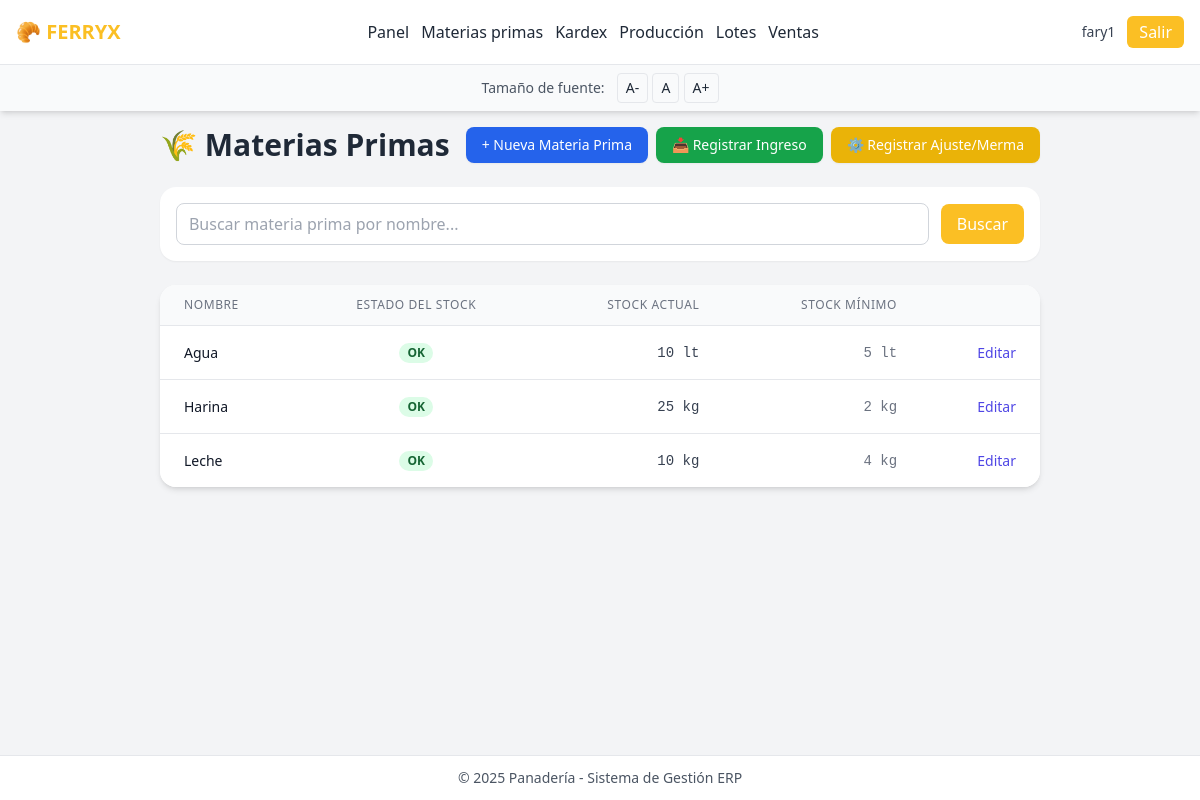
The page /mp/ (signed in) on the database its author committed.
### inventario/models.py (models this page shows, shortened)
class User(AbstractUser):
    suscripcion = models.ForeignKey(
        SuscripcionCliente,
        on_delete=models.CASCADE,
        related_name="miembros",
        null=True,
        blank=True
    )
    groups = models.ManyToManyField(
        Group,
        verbose_name='groups',
        blank=True,
        help_text='The groups this user belongs to.',
        related_name="inventario_user_groups",
        related_query_name="user",
    )
    user_permissions = models.ManyToManyField(
        Permission,
        verbose_name='user permissions',
        blank=True,
        help_text='Specific permissions for this user.',
        related_name="inventario_user_permissions",
        related_query_name="user",
    )

class MateriaPrima(models.Model):
    suscripcion = models.ForeignKey(SuscripcionCliente, on_delete=models.CASCADE, related_name="materias_primas")
    nombre = models.CharField(max_length=120)
    unidad = models.ForeignKey(UnidadMedida, on_delete=models.PROTECT)
    stock = models.DecimalField(max_digits=12, decimal_places=3, default=0)
    stock_minimo = models.DecimalField(max_digits=12, decimal_places=3, default=0)
    activo = models.BooleanField(default=True)
    created_at = models.DateTimeField(auto_now_add=True)
    class Meta:
        ordering = ["nombre"]
        unique_together = ("suscripcion", "nombre")
    @property
    def stock_fmt(self) -> str: return fmt1(self.stock)
    @property
    def stock_minimo_fmt(self) -> str: return fmt1(self.stock_minimo)

class UnidadMedida(models.Model):
    nombre = models.CharField(max_length=50, unique=True)

### inventario/views.py (the view)
# urls.py: path("mp/", views.MPListView.as_view(), name="mp_list"),
class MPListView(LoginRequiredMixin, PermissionRequiredMixin, ListView):
    permission_required = "inventario.view_materiaprima"
    model = MateriaPrima; template_name = "mp_list.html"
    context_object_name = "items"; paginate_by = 50
    def get_queryset(self):
        return super().get_queryset().filter(suscripcion=self.request.user.suscripcion)

### inventario/models.py (called while the page is built)
def fmt1(value) -> str:
    try:
        d = Decimal(value or 0)
    except Exception:
        return str(value)
    q = d.quantize(Decimal("0.1"), rounding=ROUND_HALF_UP)
    return f"{int(q)}" if q == q.to_integral() else f"{q.normalize():f}"

### inventario/templates/mp_list.html (shortened to what this page needs)
{% extends "base.html" %}
{% block content %}
<div class="flex flex-col sm:flex-row justify-between items-start sm:items-center mb-6 gap-4">
  <h1 class="text-3xl font-bold text-gray-800">🌾 Materias Primas</h1>
  <div class="flex flex-wrap gap-2">
    <a href="{% url 'inventario:mp_create' %}" class="px-4 py-2 bg-blue-600 text-white rounded-lg text-sm font-medium hover:bg-blue-700 transition shadow-sm">
      + Nueva Materia Prima
    </a>
    <a href="{% url 'inventario:mp_ingreso' %}" class="px-4 py-2 bg-green-600 text-white rounded-lg text-sm font-medium hover:bg-green-700 transition shadow-sm">
      📥 Registrar Ingreso
    </a>
    <a href="{% url 'inventario:mp_ajuste' %}" class="px-4 py-2 bg-yellow-500 text-white rounded-lg text-sm font-medium hover:bg-yellow-600 transition shadow-sm">
      ⚙️ Registrar Ajuste/Merma
    </a>
  </div>
</div>
<div class="bg-white p-4 rounded-2xl shadow-sm mb-6">
  <form method="get" class="flex items-center gap-3">
    <div class="w-full">
      <input
        type="text"
        name="q"
        placeholder="Buscar materia prima por nombre..."
        value="{{ request.GET.q }}"
        class="w-full px-3 py-2 border border-gray-300 rounded-lg focus:outline-none focus:ring-2 focus:ring-panaderia"
      >
    </div>
    <button type="submit" class="px-4 py-2 rounded-lg bg-panaderia text-white hover:bg-yellow-500 font-medium">
      Buscar
    </button>
  </form>
</div>
<div class="hidden md:block bg-white rounded-2xl shadow-md overflow-hidden">
  <table class="min-w-full divide-y divide-gray-200">
    <thead class="bg-gray-50">
      <tr>
        <th scope="col" class="px-6 py-3 text-left text-xs font-medium text-gray-500 uppercase tracking-wider">Nombre</th>
        <th scope="col" class="px-6 py-3 text-center text-xs font-medium text-gray-500 uppercase tracking-wider">Estado del Stock</th>
        <th scope="col" class="px-6 py-3 text-right text-xs font-medium text-gray-500 uppercase tracking-wider">Stock Actual</th>
        <th scope="col" class="px-6 py-3 text-right text-xs font-medium text-gray-500 uppercase tracking-wider">Stock Mínimo</th>
        <th scope="col" class="relative px-6 py-3"><span class="sr-only">Acciones</span></th>
      </tr>
    </thead>
    <tbody class="bg-white divide-y divide-gray-200">
      {% for i in page_obj %}
        <tr class="hover:bg-gray-50 transition">
          <td class="px-6 py-4 whitespace-nowrap text-sm font-medium text-gray-900">{{ i.nombre }}</td>
          <td class="px-6 py-4 whitespace-nowrap text-sm text-center">
            {% if i.stock <= i.stock_minimo %}
              <span class="px-2 inline-flex text-xs leading-5 font-semibold rounded-full bg-red-100 text-red-800">
                BAJO STOCK
              </span>
            {% else %}
              <span class="px-2 inline-flex text-xs leading-5 font-semibold rounded-full bg-green-100 text-green-800">
                OK
              </span>
            {% endif %}
          </td>
          <td class="px-6 py-4 whitespace-nowrap text-sm text-gray-700 text-right font-mono">{{ i.stock_fmt }} {{ i.unidad.nombre }}</td>
          <td class="px-6 py-4 whitespace-nowrap text-sm text-gray-500 text-right font-mono">{{ i.stock_minimo_fmt }} {{ i.unidad.nombre }}</td>
          <td class="px-6 py-4 whitespace-nowrap text-right text-sm font-medium">
            <a href="#" class="text-indigo-600 hover:text-indigo-900">Editar</a>
          </td>
        </tr>
      {% empty %}
        <tr>
          <td colspan="5" class="px-6 py-12 text-center text-gray-500 italic">No se encontraron materias primas.</td>
        </tr>
      {% endfor %}
    </tbody>
  </table>
</div>
{% endblock %}

### inventario/templates/base.html (shortened to what this page needs)
{% load static %}
<!doctype html>
<html lang="es">
<head>
  <script src="https://cdn.tailwindcss.com"></script>
</head>
<body class="bg-gray-100 text-gray-800 min-h-screen flex flex-col">
  <header class="bg-white shadow-md sticky top-0 z-50">
    <div class="max-w-7xl mx-auto flex justify-between items-center p-4">
      <a href="{% url 'inventario:panel' %}" class="text-xl font-bold text-panaderia">🥐 FERRYX </a>
      {% if user.is_authenticated %}
      <nav class="hidden md:flex flex-wrap gap-3">
        <a href="{% url 'inventario:panel' %}" class="hover:text-panaderia">Panel</a>
        {% if perms.inventario.view_materiaprima %}
          <a href="{% url 'inventario:mp_list' %}" class="hover:text-panaderia">Materias primas</a>
        {% endif %}
        {% if perms.inventario.view_movimientomp %}
          <a href="{% url 'inventario:kardex' %}" class="hover:text-panaderia">Kardex</a>
        {% endif %}
        {% if perms.inventario.view_ordenproduccion %}
          <a href="{% url 'inventario:op_list' %}" class="hover:text-panaderia">Producción</a>
        {% endif %}
        {% if perms.inventario.view_loteproducto %}
          <a href="{% url 'inventario:lote_list' %}" class="hover:text-panaderia">Lotes</a>
        {% endif %}
        {% if perms.inventario.view_venta %}
          <a href="{% url 'inventario:venta_list' %}" class="hover:text-panaderia">Ventas</a>
        {% endif %}
      </nav>
      {% endif %}
      <div class="flex items-center gap-3 ml-4">
        {% if user.is_authenticated %}
          <span class="text-sm text-gray-700">{{ user.username }}</span>
          <form method="post" action="{% url 'logout' %}" class="inline">
            <button type="submit" class="bg-panaderia text-white px-3 py-1 rounded-md hover:bg-yellow-500">
              Salir
            </button>
          </form>
        {% else %}
          <a href="{% url 'login' %}" class="bg-panaderia text-white px-3 py-1 rounded-md hover:bg-yellow-500">Entrar</a>
        {% endif %}
      </div>
    </div>
    <div class="bg-gray-50 border-t text-center py-2">
      <span class="text-sm text-gray-600 mr-2">Tamaño de fuente:</span>
      <button onclick="setFontSize(90)" class="px-2 py-1 text-sm border rounded hover:bg-gray-200">A-</button>
      <button onclick="setFontSize(100)" class="px-2 py-1 text-sm border rounded hover:bg-gray-200">A</button>
      <button onclick="setFontSize(120)" class="px-2 py-1 text-sm border rounded hover:bg-gray-200">A+</button>
    </div>
  </header>
  <main class="flex-grow max-w-7xl mx-auto px-4 sm:px-6 md:px-8 py-4">
    {% block content %}
    {% endblock %}
  </main>
  <footer class="bg-white border-t text-center py-3 mt-6 text-sm text-gray-600">
    © {% now "Y" %} Panadería - Sistema de Gestión ERP
  </footer>
</body>
</html>

### rows shown on the page
User: username "fary1"
MateriaPrima: nombre "Agua", shows "OK", stock_fmt "10", unidad.nombre "lt", stock_minimo_fmt "5"
MateriaPrima: nombre "Harina", shows "OK", stock_fmt "25", unidad.nombre "kg", stock_minimo_fmt "2"
MateriaPrima: nombre "Leche", shows "OK", stock_fmt "10", unidad.nombre "kg", stock_minimo_fmt "4"
